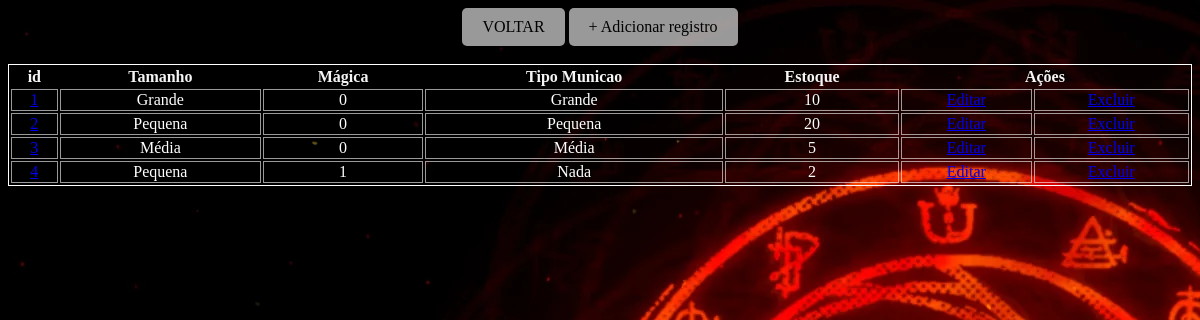
Page /armamentos.php on the committed database.
### tables this page shows
CREATE TABLE Armamentos (
	ID INT PRIMARY KEY,
    Tamanho VARCHAR(50),
    Magica TINYINT,
    TipodeMunicao VARCHAR(50),
    Estoque INT
);

### armamentos.php (the view, shortened to what this page needs)
<html>
    <head>
        <link href="styles.css" rel="stylesheet">
    </head>
    <body>
    <a id="Botao2" href="index.php">VOLTAR</a>
<?php
    include("connection.php");
    $sql = "SELECT ID, Tamanho, Magica, TipodeMunicao, Estoque FROM Armamentos";
    $result = $conn->query($sql);
?>
    <a href="armamento_cad.php" id="Botao3">+ Adicionar registro</a><br><br>
    <table id="TabelaAgentes">
        <tr>
            <th>id</th>
            <th>Tamanho</th>
            <th>Mágica</th>
            <th>Tipo Municao</th>
            <th>Estoque</th>
            <th colspan=2>Ações</th>
        </tr>
<?php
    if ($result->num_rows > 0) {
        while ($row = $result->fetch_assoc()) {
?>
        <tr>
            <td id="TabelaAgentesTD">
                <a href="armamento_descricao.php?id=<?php echo $row["ID"]?>">
                    <?php echo $row["ID"]?>
                </a>
            </td>
            <td id="TabelaAgentesTD"><?php echo $row["Tamanho"]?></td>
            <td id="TabelaAgentesTD"><?php echo $row["Magica"]?></td>
            <td id="TabelaAgentesTD"><?php echo $row["TipodeMunicao"]?></td>
            <td id="TabelaAgentesTD"><?php echo $row["Estoque"]?></td>
            <td id="TabelaAgentesTD">
                <a href="armamento_edit.php?id=<?php echo $row["ID"]?>">
                    Editar
                </a>
            </td>
            <td id="TabelaAgentesTD">
            <a href="armamento_del.php?id=<?php echo $row["ID"]?>">
                    Excluir
                </a>
            </td>
        </tr>
<?php
        }
    }
    else {
?>
        <tr>
            <td colspan=5>Não há registros nesta tabela a exibir</td>
        </tr>
<?php
    }
?>
        </table>
    </body>
</html>

### styles.css (style rules this page uses)
body { background-image: url(wallpaper.png); background-color: black; text-align: center; }
#Botao2 { display: inline-block; padding: 10px 20px; text-decoration: none; background-color: rgba(245, 245, 245, 0.623); color: black; border-radius: 5px; }
#Botao3 { display: inline-block; padding: 10px 20px; text-decoration: none; background-color: rgba(245, 245, 245, 0.623); color: black; border-radius: 5px; }
table tr { border: white 1px solid; text-align: center; color: whitesmoke; }
#TabelaAgentes { border: white 1px solid; width: 100% }
#TabelaAgentesTD { border: rgba(245, 245, 245, 0.623) 1px solid; text-align: center; color: white; }

### armamentos.php (style rules this page uses)
table { border: #000 1px solid; width: 100% }
table td { border: #000 1px solid; text-align: center; }

### rows in the picture
armamentos: ID "1", Tamanho "Grande", Magica "0", TipodeMunicao "Grande", Estoque "10"
armamentos: ID "2", Tamanho "Pequena", Magica "0", TipodeMunicao "Pequena", Estoque "20"
armamentos: ID "3", Tamanho "Média", Magica "0", TipodeMunicao "Média", Estoque "5"
armamentos: ID "4", Tamanho "Pequena", Magica "1", TipodeMunicao "Nada", Estoque "2"
